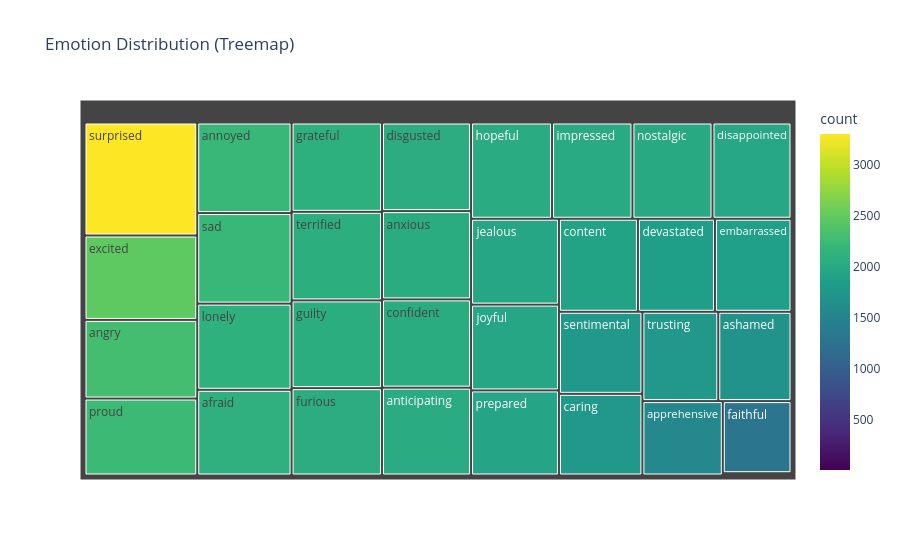

Source (notebook cell):
### Code cell
import plotly.express as px

# حساب نسبة كل شعور
emotion_counts = df['emotion'].value_counts().reset_index()
emotion_counts.columns = ['emotion', 'count']

# رسم الـ Treemap
fig = px.treemap(
    emotion_counts, 
    path=['emotion'], 
    values='count', 
    title="Emotion Distribution (Treemap)",
    color='count',
    color_continuous_scale='viridis'
)

fig.show()

### Figure 1 — Plotly figure (JSON) as saved in the notebook; plotly's stock layout.template omitted (floating-point values rounded to 4 significant figures)
{"data": [{"branchvalues": "total", "customdata": [[4], [3], [4], [3], [3], [3], [2094], [2296], [2213], [2026], [2037], [1549], [1694], [1765], [2037], [1903], [1856], [1969], [2044], [1844], [2465], [1283], [2045], [2091], [2053], [2019], [2004], [1955], [1953], [2106], [3], [1996], [1937], [2247], [2213], [1773], [3299], [4], [5], [5], [4], [2074], [1755]], "domain": {"x": [0, 1], "y": [0, 1]}, "hovertemplate": "labels=%{label}<br>count_sum=%{value}<br>parent=%{parent}<br>id=%{id}<br>count=%{color}<extra></extra>", "ids": [" I really killed it!", " a boy.  I hear all these different labor stories that aren't exactly reassuring!  ", " but what I didn't know was that he was working in the next room with the door open.  He approached and asked what I had been saying.  I knew I was caught.  I was so disgusted with myself.  ", " time to jump on the motorcycle and go cruising!", " we were in a different country", "(", "afraid", "angry", "annoyed", "anticipating", "anxious", "apprehensive", "ashamed", "caring", "confident", "content", "devastated", "disappointed", "disgusted", "embarrassed", "excited", "faithful", "furious", "grateful", "guilty", "hopeful", "impressed", "jealous", "joyful", "lonely", "m so mad with my brother. He stole from me and didn't think I would notice. ", "nostalgic", "prepared", "proud", "sad", "sentimental", "surprised", "t believe I like the show Power so much. I was never really into shows like that", "t believe my daughter taught herself how to play the ukelele. I was amazed", "t even like scary things", "t think I wold like super heroes", "terrified", "trusting"], "labels": [" I really killed it!", " a boy.  I hear all these different labor stories that aren't exactly reassuring!  ", " but what I didn't know was that he was working in the next room with the door open.  He approached and asked what I had been saying.  I knew I was caught.  I was so disgusted with myself.  ", " time to jump on the motorcycle and go cruising!", " we were in a different country", "(", "afraid", "angry", "annoyed", "anticipating", "anxious", "apprehensive", "ashamed", "caring", "confident", "content", "devastated", "disappointed", "disgusted", "embarrassed", "excited", "faithful", "furious", "grateful", "guilty", "hopeful", "impressed", "jealous", "joyful", "lonely", "m so mad with my brother. He stole from me and didn't think I would notice. ", "nostalgic", "prepared", "proud", "sad", "sentimental", "surprised", "t believe I like the show Power so much. I was never really into shows like that", "t believe my daughter taught herself how to play the ukelele. I was amazed", "t even like scary things", "t think I wold like super heroes", "terrified", "trusting"], "marker": {"coloraxis": "coloraxis", "colors": [4, 3, 4, 3, 3, 3, 2094, 2296, 2213, 2026, 2037, 1549, 1694, 1765, 2037, 1903, 1856, 1969, 2044, 1844, 2465, 1283, 2045, 2091, 2053, 2019, 2004, 1955, 1953, 2106, 3, 1996, 1937, 2247, 2213, 1773, 3299, 4, 5, 5, 4, 2074, 1755]}, "name": "", "parents": ["", "", "", "", "", "", "", "", "", "", "", "", "", "", "", "", "", "", "", "", "", "", "", "", "", "", "", "", "", "", "", "", "", "", "", "", "", "", "", "", "", "", ""], "type": "treemap", "values": [4, 3, 4, 3, 3, 3, 2094, 2296, 2213, 2026, 2037, 1549, 1694, 1765, 2037, 1903, 1856, 1969, 2044, 1844, 2465, 1283, 2045, 2091, 2053, 2019, 2004, 1955, 1953, 2106, 3, 1996, 1937, 2247, 2213, 1773, 3299, 4, 5, 5, 4, 2074, 1755]}], "layout": {"autosize": true, "coloraxis": {"colorbar": {"title": {"text": "count"}}, "colorscale": [[0, "#440154"], [0.1111, "#482878"], [0.2222, "#3e4989"], [0.3333, "#31688e"], [0.4444, "#26828e"], [0.5556, "#1f9e89"], [0.6667, "#35b779"], [0.7778, "#6ece58"], [0.8889, "#b5de2b"], [1, "#fde725"]]}, "legend": {"tracegroupgap": 0}, "title": {"text": "Emotion Distribution (Treemap)"}}}
